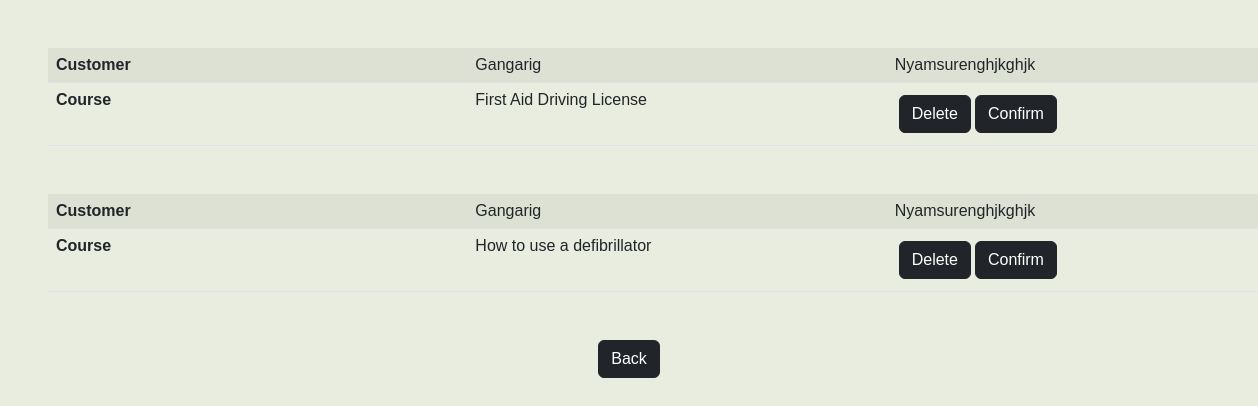
/actions/reservations/reservation.php, run on the app's committed database.
### tables this page shows
CREATE TABLE `reservations` (
  `id` int(11) NOT NULL,
  `fk_course` int(11) NOT NULL,
  `fk_user` int(11) NOT NULL
);

CREATE TABLE `user` (
  `id` int(11) NOT NULL,
  `fname` varchar(255) NOT NULL,
  `lname` varchar(255) NOT NULL,
  `birth_date` date NOT NULL,
  `profile_img` varchar(255) DEFAULT NULL,
  `password` varchar(255) NOT NULL,
  `email` varchar(255) NOT NULL,
  `address` varchar(255) NOT NULL,
  `phone_number` varchar(255) NOT NULL,
  `status` varchar(255) NOT NULL
);

CREATE TABLE `courses` (
  `id` int(10) NOT NULL,
  `name` varchar(255) NOT NULL,
  `duration` varchar(15) NOT NULL,
  `address` varchar(255) NOT NULL,
  `start_date` datetime NOT NULL,
  `end_date` datetime NOT NULL,
  `price_private` int(11) NOT NULL,
  `price_business` int(11) DEFAULT NULL,
  `price_student` int(11) NOT NULL,
  `fk_trainer` int(11) NOT NULL,
  `capacity` int(11) NOT NULL,
  `image` varchar(255) NOT NULL,
  `description` text NOT NULL
);

### actions/reservations/reservation.php (the view, shortened to what this page needs)
<?php
require_once('../components/boot.php');
require_once('../components/db_connect.php');
$result = mysqli_query($link, "SELECT * FROM reservations");
$list ='';
while ($row = mysqli_fetch_array($result)) {
    $sql_user = "SELECT * FROM user WHERE id = {$row['fk_user']}";
    $result_user = mysqli_query($connect, $sql_user);
    $data_user = mysqli_fetch_assoc($result_user);
    $sql_course = "SELECT * FROM courses WHERE id = {$row['fk_course']}";
    $result_course = mysqli_query($connect, $sql_course);
    $data_course = mysqli_fetch_assoc($result_course);
$list .="
  <table class='table m-5 table-striped'>
    <tr>
        <th>Customer</th>
        <td class='col-4'>".$data_user['fname']." </td>
        <td class='col-4'>".$data_user['lname']." </td>
    </tr>
    <tr>
        <th>Course</th>
        <td class='col-4'>".$data_course['name']."</td>
        <td class='col-4'>
        <a class=' m-1 btn btn-dark' href='delete.php? id=".$row['id']."' >Delete</a><a class='btn btn-dark' href='confirm.php? id=".$row['id']."' >Confirm</a>
        </td>
    </tr>
  </table>
";}
?>
<!DOCTYPE html>
<html lang="en">
    <head>
        <link href="css/style.css" rel="stylesheet">
    </head>
    <body>
    <?php echo $list; ?>
    <div class="w-100 text-center">
    <a class=" btn btn-dark" href="../../dashboard.php">Back</a>
    </div>
    </body>
</html>

### style/style.css (style rules this page uses)
* { padding: 0; margin: 0; box-sizing: border-box; font-family: "Poppins", sans-serif; }
body { height: 2000px; background-color: #e8eddf; }

### data on the page
reservations: fk_user.fname "Gangarig", fk_user.lname "Nyamsurenghjkghjk", fk_course.name "First Aid Driving License"
reservations: fk_user.fname "Gangarig", fk_user.lname "Nyamsurenghjkghjk", fk_course.name "How to use a defibrillator"
